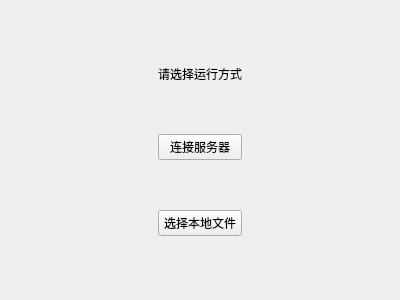
<?xml version="1.0" encoding="UTF-8"?>
<ui version="4.0">
 <class>SetupDlg</class>
 <widget class="QWidget" name="SetupDlg">
  <property name="geometry">
   <rect>
    <x>0</x>
    <y>0</y>
    <width>400</width>
    <height>300</height>
   </rect>
  </property>
  <property name="minimumSize">
   <size>
    <width>400</width>
    <height>300</height>
   </size>
  </property>
  <property name="maximumSize">
   <size>
    <width>400</width>
    <height>300</height>
   </size>
  </property>
  <property name="windowTitle">
   <string>Form</string>
  </property>
  <layout class="QVBoxLayout" name="verticalLayout_3">
   <item>
    <widget class="QStackedWidget" name="m_stack">
     <property name="currentIndex">
      <number>0</number>
     </property>
     <widget class="QWidget" name="m_choose_file_way">
      <layout class="QVBoxLayout" name="verticalLayout">
       <item>
        <layout class="QGridLayout" name="gridLayout">
         <item row="1" column="0">
          <spacer name="horizontalSpacer">
           <property name="orientation">
            <enum>Qt::Horizontal</enum>
           </property>
           <property name="sizeHint" stdset="0">
            <size>
             <width>40</width>
             <height>20</height>
            </size>
           </property>
          </spacer>
         </item>
         <item row="5" column="1">
          <widget class="QPushButton" name="m_btn_local">
           <property name="text">
            <string>选择本地文件</string>
           </property>
          </widget>
         </item>
         <item row="1" column="2">
          <spacer name="horizontalSpacer_2">
           <property name="orientation">
            <enum>Qt::Horizontal</enum>
           </property>
           <property name="sizeHint" stdset="0">
            <size>
             <width>40</width>
             <height>20</height>
            </size>
           </property>
          </spacer>
         </item>
         <item row="6" column="1">
          <spacer name="verticalSpacer">
           <property name="orientation">
            <enum>Qt::Vertical</enum>
           </property>
           <property name="sizeHint" stdset="0">
            <size>
             <width>20</width>
             <height>40</height>
            </size>
           </property>
          </spacer>
         </item>
         <item row="4" column="1">
          <spacer name="verticalSpacer_2">
           <property name="orientation">
            <enum>Qt::Vertical</enum>
           </property>
           <property name="sizeHint" stdset="0">
            <size>
             <width>20</width>
             <height>40</height>
            </size>
           </property>
          </spacer>
         </item>
         <item row="1" column="1">
          <widget class="QLabel" name="label">
           <property name="text">
            <string>请选择运行方式</string>
           </property>
          </widget>
         </item>
         <item row="3" column="1">
          <widget class="QPushButton" name="m_btn_tcp">
           <property name="text">
            <string>连接服务器</string>
           </property>
          </widget>
         </item>
         <item row="2" column="1">
          <spacer name="verticalSpacer_3">
           <property name="orientation">
            <enum>Qt::Vertical</enum>
           </property>
           <property name="sizeHint" stdset="0">
            <size>
             <width>20</width>
             <height>40</height>
            </size>
           </property>
          </spacer>
         </item>
         <item row="0" column="1">
          <spacer name="verticalSpacer_4">
           <property name="orientation">
            <enum>Qt::Vertical</enum>
           </property>
           <property name="sizeHint" stdset="0">
            <size>
             <width>20</width>
             <height>40</height>
            </size>
           </property>
          </spacer>
         </item>
        </layout>
       </item>
      </layout>
     </widget>
     <widget class="QWidget" name="m_file_way_tcp">
      <layout class="QVBoxLayout" name="verticalLayout_2">
       <item>
        <layout class="QGridLayout" name="gridLayout_3">
         <item row="0" column="3">
          <spacer name="verticalSpacer_6">
           <property name="orientation">
            <enum>Qt::Vertical</enum>
           </property>
           <property name="sizeHint" stdset="0">
            <size>
             <width>20</width>
             <height>40</height>
            </size>
           </property>
          </spacer>
         </item>
         <item row="5" column="5">
          <widget class="QPushButton" name="m_btn_tcp_back">
           <property name="text">
            <string>返回</string>
           </property>
          </widget>
         </item>
         <item row="3" column="3" colspan="2">
          <widget class="QLineEdit" name="m_line_server_port">
           <property name="text">
            <string>8888</string>
           </property>
          </widget>
         </item>
         <item row="3" column="2">
          <widget class="QLabel" name="label_3">
           <property name="text">
            <string>端口号</string>
           </property>
          </widget>
         </item>
         <item row="1" column="2">
          <widget class="QLabel" name="label_2">
           <property name="text">
            <string>服务器地址</string>
           </property>
          </widget>
         </item>
         <item row="4" column="3">
          <spacer name="verticalSpacer_5">
           <property name="orientation">
            <enum>Qt::Vertical</enum>
           </property>
           <property name="sizeHint" stdset="0">
            <size>
             <width>20</width>
             <height>40</height>
            </size>
           </property>
          </spacer>
         </item>
         <item row="5" column="4">
          <widget class="QPushButton" name="m_tcp_btn_ok">
           <property name="text">
            <string>连接服务器</string>
           </property>
          </widget>
         </item>
         <item row="1" column="3" colspan="2">
          <widget class="QLineEdit" name="m_line_server_ip">
           <property name="inputMask">
            <string>000.000.000.000</string>
           </property>
           <property name="text">
            <string>127.0.0.1</string>
           </property>
          </widget>
         </item>
         <item row="6" column="4">
          <spacer name="verticalSpacer_7">
           <property name="orientation">
            <enum>Qt::Vertical</enum>
           </property>
           <property name="sizeHint" stdset="0">
            <size>
             <width>20</width>
             <height>40</height>
            </size>
           </property>
          </spacer>
         </item>
         <item row="2" column="3">
          <spacer name="verticalSpacer_8">
           <property name="orientation">
            <enum>Qt::Vertical</enum>
           </property>
           <property name="sizeHint" stdset="0">
            <size>
             <width>20</width>
             <height>40</height>
            </size>
           </property>
          </spacer>
         </item>
        </layout>
       </item>
      </layout>
     </widget>
     <widget class="QWidget" name="m_file_way_local">
      <layout class="QGridLayout" name="gridLayout_2">
       <item row="0" column="0">
        <widget class="QLineEdit" name="m_line_choose_local_file_path"/>
       </item>
       <item row="0" column="2">
        <widget class="QPushButton" name="m_btn_choose_local_file">
         <property name="text">
          <string>选择文件</string>
         </property>
        </widget>
       </item>
       <item row="1" column="1">
        <widget class="QPushButton" name="m_local_btn_ok">
         <property name="text">
          <string>确定</string>
         </property>
        </widget>
       </item>
       <item row="1" column="2">
        <widget class="QPushButton" name="m_btn_local_back">
         <property name="text">
          <string>返回</string>
         </property>
        </widget>
       </item>
      </layout>
     </widget>
    </widget>
   </item>
  </layout>
 </widget>
 <resources/>
 <connections/>
</ui>
